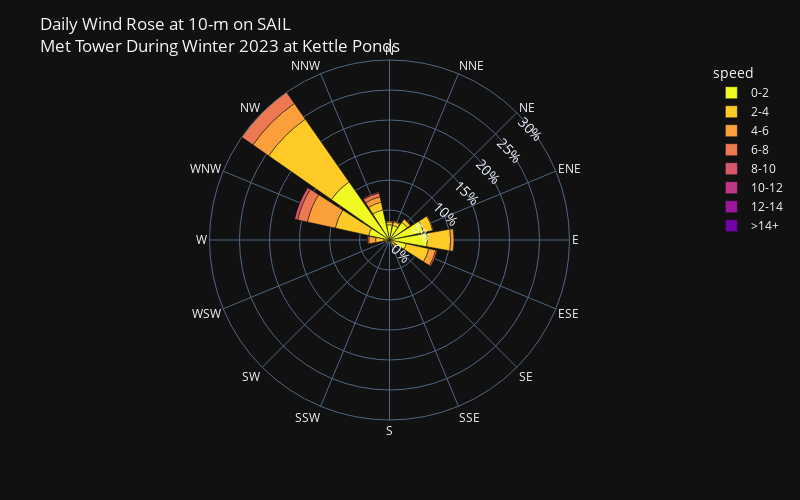

Notebook source saved alongside this figure:
### Markdown cell above
### 2023

### Code cell
location = 'kp'
if location=='kp':
    ds = w23_sail_met_kp_qc_ds_1H
    wspd_var = 'wind_spd'
    wdir_var = 'wind_dir'
    title = 'Kettle Ponds'
elif location=='gothic':
    ds = w23_sail_met_qc_ds_1H
    wspd_var = 'wspd_arith_mean'
    wdir_var = 'wdir_vec_mean'
    title = 'Gothic'
sail_met_gothic_daily = ds.to_dataframe()[[wspd_var, wdir_var]]
# create a windrose dataframe
sail_met_gothic_daily = create_windrose_df(sail_met_gothic_daily, wind_dir_var=wdir_var, wind_spd_var=wspd_var)

# create a wind rose plot using bar_polar
fig = px.bar_polar(sail_met_gothic_daily, 
                   r="frequency", 
                   theta="direction", 
                   color="speed", template="plotly_dark",
                   color_discrete_sequence= px.colors.sequential.Plasma_r,
                   width= 800,
                   height=500,
                   barnorm='percent',
                  )
# update the radial axis to show percentages
fig.update_layout(
    title=f"Daily Wind Rose at 10-m on SAIL<br>Met Tower During Winter 2023 at {title}",
    font_size=12,
    polar_radialaxis=dict(
         ticksuffix='%',
         tickfont_size=14,
         showline=False,
         showticklabels=True,
         showgrid=True,
         angle=45,
         range=[0, 30]
      ),
)

### Figure 1 — Plotly figure (JSON) as saved in the notebook; plotly's stock layout.template omitted (floating-point values rounded to 4 significant figures)
{"data": [{"hovertemplate": "speed=0-2<br>frequency=%{r}<br>direction=%{theta}<extra></extra>", "legendgroup": "0-2", "marker": {"color": "#f0f921", "pattern": {"shape": ""}}, "name": "0-2", "r": [2.532, 2.495, 3.596, 5.798, 6.312, 2.862, 0.4404, 0.07339, 0.1101, 0.1101, 0.1468, 0.3303, 0.9541, 3.56, 11.82, 5.138], "showlegend": true, "subplot": "polar", "theta": ["N", "NNE", "NE", "ENE", "E", "ESE", "SE", "SSE", "S", "SSW", "SW", "WSW", "W", "WNW", "NW", "NNW"], "type": "barpolar"}, {"hovertemplate": "speed=2-4<br>frequency=%{r}<br>direction=%{theta}<extra></extra>", "legendgroup": "2-4", "marker": {"color": "#fdca26", "pattern": {"shape": ""}}, "name": "2-4", "r": [0.4771, 0.6239, 0.6239, 1.578, 3.89, 3.853, 0.6972, 0.07339, 0, 0, 0.1101, 0.1101, 1.358, 5.688, 12.73, 1.321], "showlegend": true, "subplot": "polar", "theta": ["N", "NNE", "NE", "ENE", "E", "ESE", "SE", "SSE", "S", "SSW", "SW", "WSW", "W", "WNW", "NW", "NNW"], "type": "barpolar"}, {"hovertemplate": "speed=4-6<br>frequency=%{r}<br>direction=%{theta}<extra></extra>", "legendgroup": "4-6", "marker": {"color": "#fb9f3a", "pattern": {"shape": ""}}, "name": "4-6", "r": [0.1468, 0.1468, 0.07339, 0.1101, 0.5505, 1.174, 0.367, 0.1101, 0, 0, 0.0367, 0.367, 1.138, 4.771, 3.193, 0.9174], "showlegend": true, "subplot": "polar", "theta": ["N", "NNE", "NE", "ENE", "E", "ESE", "SE", "SSE", "S", "SSW", "SW", "WSW", "W", "WNW", "NW", "NNW"], "type": "barpolar"}, {"hovertemplate": "speed=6-8<br>frequency=%{r}<br>direction=%{theta}<extra></extra>", "legendgroup": "6-8", "marker": {"color": "#ed7953", "pattern": {"shape": ""}}, "name": "6-8", "r": [0, 0, 0, 0, 0, 0.2569, 0.07339, 0.1101, 0, 0, 0.0367, 0.07339, 0.2202, 1.651, 2.385, 0.6606], "showlegend": true, "subplot": "polar", "theta": ["N", "NNE", "NE", "ENE", "E", "ESE", "SE", "SSE", "S", "SSW", "SW", "WSW", "W", "WNW", "NW", "NNW"], "type": "barpolar"}, {"hovertemplate": "speed=8-10<br>frequency=%{r}<br>direction=%{theta}<extra></extra>", "legendgroup": "8-10", "marker": {"color": "#d8576b", "pattern": {"shape": ""}}, "name": "8-10", "r": [0, 0, 0, 0, 0, 0.0367, 0, 0, 0, 0, 0, 0.0367, 0.07339, 0.5138, 0.9174, 0.1468], "showlegend": true, "subplot": "polar", "theta": ["N", "NNE", "NE", "ENE", "E", "ESE", "SE", "SSE", "S", "SSW", "SW", "WSW", "W", "WNW", "NW", "NNW"], "type": "barpolar"}, {"hovertemplate": "speed=10-12<br>frequency=%{r}<br>direction=%{theta}<extra></extra>", "legendgroup": "10-12", "marker": {"color": "#bd3786", "pattern": {"shape": ""}}, "name": "10-12", "r": [0, 0, 0, 0, 0, 0, 0, 0, 0, 0, 0, 0, 0, 0, 0.07339, 0], "showlegend": true, "subplot": "polar", "theta": ["N", "NNE", "NE", "ENE", "E", "ESE", "SE", "SSE", "S", "SSW", "SW", "WSW", "W", "WNW", "NW", "NNW"], "type": "barpolar"}, {"hovertemplate": "speed=12-14<br>frequency=%{r}<br>direction=%{theta}<extra></extra>", "legendgroup": "12-14", "marker": {"color": "#9c179e", "pattern": {"shape": ""}}, "name": "12-14", "r": [0, 0, 0, 0, 0, 0, 0, 0, 0, 0, 0, 0, 0, 0, 0.07339, 0], "showlegend": true, "subplot": "polar", "theta": ["N", "NNE", "NE", "ENE", "E", "ESE", "SE", "SSE", "S", "SSW", "SW", "WSW", "W", "WNW", "NW", "NNW"], "type": "barpolar"}, {"hovertemplate": "speed=>14+<br>frequency=%{r}<br>direction=%{theta}<extra></extra>", "legendgroup": ">14+", "marker": {"color": "#7201a8", "pattern": {"shape": ""}}, "name": ">14+", "r": [0, 0, 0, 0, 0, 0, 0, 0, 0, 0, 0, 0, 0, 0, 0.1468, 0], "showlegend": true, "subplot": "polar", "theta": ["N", "NNE", "NE", "ENE", "E", "ESE", "SE", "SSE", "S", "SSW", "SW", "WSW", "W", "WNW", "NW", "NNW"], "type": "barpolar"}], "layout": {"barmode": "relative", "barnorm": "percent", "font": {"size": 12}, "height": 500, "legend": {"title": {"text": "speed"}, "tracegroupgap": 0}, "margin": {"t": 60}, "polar": {"angularaxis": {"direction": "clockwise", "rotation": 90}, "domain": {"x": [0, 1], "y": [0, 1]}, "radialaxis": {"angle": 45, "range": [0, 30], "showgrid": true, "showline": false, "showticklabels": true, "tickfont": {"size": 14}, "ticksuffix": "%"}}, "title": {"text": "Daily Wind Rose at 10-m on SAIL<br>Met Tower During Winter 2023 at Kettle Ponds"}, "width": 800}}
